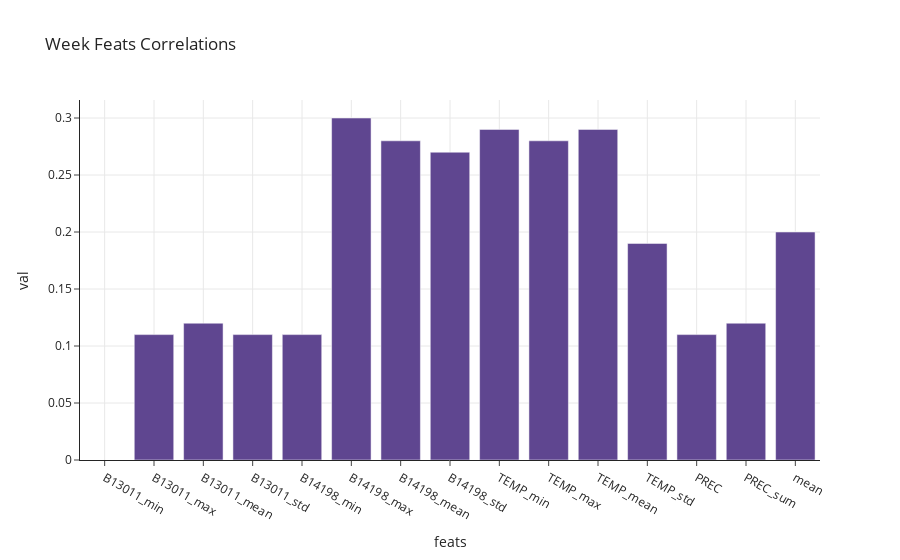

Here is the notebook cell this chart was saved with:
### Markdown cell above
The second attempt computes the correlation for each station_id and pol_var_id combination; then it extracts the mean for each features and the mean of the mean values.

### Code cell
# For each station_id
df_corr_list = []
for station_id in all_meteo_week_feats_pol_dat_df.station_id.unique():
    for pol_var_id in all_meteo_week_feats_pol_dat_df.pol_var_id.unique():
        # filter
        df = all_meteo_week_feats_pol_dat_df[(all_meteo_week_feats_pol_dat_df['station_id']==station_id) & 
                                             (all_meteo_week_feats_pol_dat_df['pol_var_id']==pol_var_id)]
        # get corr
        df_corr = _week_windows_corr(df, shift=1, week_feats=WEEK_FEATS)
        df_corr_list.append(df_corr)
df_corr = pd.concat(df_corr_list)
df_corr = df_corr.groupby(df_corr.index).apply(lambda x: np.round(np.mean(np.abs(x)), 2))

# plot corr
_plot_week_corr(df_corr)

### Figure 1 — Plotly figure (JSON) as saved in the notebook; plotly's stock layout.template omitted (floating-point values rounded to 4 significant figures)
{"data": [{"alignmentgroup": "True", "hovertemplate": "x=%{x}<br>y=%{y}<extra></extra>", "legendgroup": "", "marker": {"color": "rgb(95, 70, 144)", "pattern": {"shape": ""}}, "name": "", "offsetgroup": "", "orientation": "v", "showlegend": false, "textposition": "auto", "type": "bar", "x": ["B13011_min", "B13011_max", "B13011_mean", "B13011_std", "B14198_min", "B14198_max", "B14198_mean", "B14198_std", "TEMP_min", "TEMP_max", "TEMP_mean", "TEMP_std", "PREC", "PREC_sum", "mean"], "xaxis": "x", "y": [null, 0.11, 0.12, 0.11, 0.11, 0.3, 0.28, 0.27, 0.29, 0.28, 0.29, 0.19, 0.11, 0.12, 0.2], "yaxis": "y"}], "layout": {"barmode": "relative", "legend": {"tracegroupgap": 0}, "title": {"text": "Week Feats Correlations"}, "xaxis": {"anchor": "y", "domain": [0, 1], "showgrid": true, "title": {"text": "feats"}}, "yaxis": {"anchor": "x", "domain": [0, 1], "showgrid": true, "title": {"text": "val"}}}}
